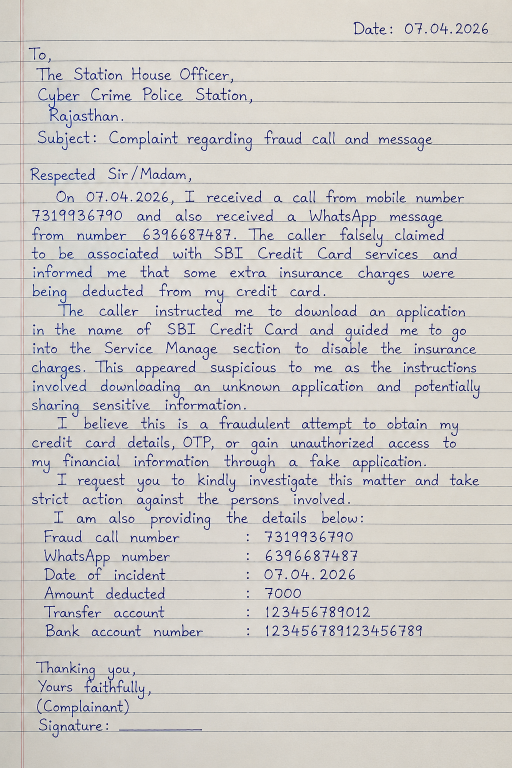
#> input picture backend/storage/documents/20260508_070643_2de8264b34.png, 1024 x 1536 px (shown at 1/2 size)
$ python -i script_detection.py   (imports and definitions only)
#> lines starting #> are read from the running program, lines starting #| are printed output that depends on the picture; after the words box and inside, x2 and y2 are one past the last pixel; in counts of white or black regions, pixels touching at a corner belong together
import logging
import numpy as np
import cv2
from typing import Dict, Tuple

logger = logging.getLogger(__name__)


def _compute_connected_component_stats(binary: np.ndarray) -> Dict:
    num_labels, labels, stats, centroids = cv2.connectedComponentsWithStats(binary, connectivity=8)
    areas = []
    aspect_ratios = []
    extents = []
    widths = []
    heights = []
    for i in range(1, num_labels):
        w = stats[i, cv2.CC_STAT_WIDTH]
        h = stats[i, cv2.CC_STAT_HEIGHT]
        a = stats[i, cv2.CC_STAT_AREA]
        if a < 15 or a > 50000:
            continue
        areas.append(a)
        widths.append(w)
        heights.append(h)
        if h > 0:
            aspect_ratios.append(w / float(h))
        extent = a / float(w * h) if w * h > 0 else 0
        extents.append(extent)
    if not areas:
        return {"cc_count": 0, "mean_area": 0, "mean_ar": 0, "mean_extent": 0, "std_ar": 0,
                "mean_width": 0, "mean_height": 0, "std_width": 0, "std_height": 0,
                "wide_ratio": 0, "tall_ratio": 0}
    return {
        "cc_count": len(areas),
        "mean_area": float(np.mean(areas)),
        "mean_ar": float(np.mean(aspect_ratios)) if aspect_ratios else 0,
        "mean_extent": float(np.mean(extents)) if extents else 0,
        "std_ar": float(np.std(aspect_ratios)) if aspect_ratios else 0,
        "mean_width": float(np.mean(widths)) if widths else 0,
        "mean_height": float(np.mean(heights)) if heights else 0,
        "std_width": float(np.std(widths)) if widths else 0,
        "std_height": float(np.std(heights)) if heights else 0,
        "wide_ratio": sum(1 for ar in aspect_ratios if ar > 1.5) / len(aspect_ratios) if aspect_ratios else 0,
        "tall_ratio": sum(1 for ar in aspect_ratios if ar < 0.5) / len(aspect_ratios) if aspect_ratios else 0,
    }


def _horizontal_projection_features(binary: np.ndarray) -> Dict:
    h_proj = np.sum(binary > 0, axis=1)
    if np.max(h_proj) == 0:
        return {"peak_sharpness": 0, "peak_position": 0.5, "valley_depth": 0, "profile_variance": 0}
    h_proj_norm = h_proj / float(np.max(h_proj))
    mid = len(h_proj_norm) // 2
    peak_val = float(np.max(h_proj_norm))
    peak_pos = float(np.argmax(h_proj_norm)) / max(1, len(h_proj_norm) - 1)
    top_third = h_proj_norm[:len(h_proj_norm)//3]
    bottom_third = h_proj_norm[2*len(h_proj_norm)//3:]
    top_mean = float(np.mean(top_third)) if len(top_third) > 0 else 0
    bot_mean = float(np.mean(bottom_third)) if len(bottom_third) > 0 else 0
    valley_depth = peak_val - min(top_mean, bot_mean)
    sharpness = float(np.std(h_proj_norm))
    return {
        "peak_sharpness": sharpness,
        "peak_position": peak_pos,
        "valley_depth": valley_depth,
        "profile_variance": float(np.var(h_proj_norm)),
        "top_density": top_mean,
        "bottom_density": bot_mean,
        "mid_density": float(np.mean(h_proj_norm[mid-10:mid+10])) if mid >= 10 and mid+10 <= len(h_proj_norm) else 0,
    }


def _shirorekha_detection(binary: np.ndarray, cc_stats: Dict) -> float:
    h_proj = np.sum(binary > 0, axis=1)
    if np.max(h_proj) == 0 or cc_stats["cc_count"] < 5:
        return 0.0
    h_proj_norm = h_proj / float(np.max(h_proj))
    strong_rows = np.where(h_proj_norm > 0.45)[0]
    if len(strong_rows) < 2:
        return 0.0
    gaps = np.diff(strong_rows)
    continuous_segments = np.split(strong_rows, np.where(gaps > 2)[0] + 1)
    long_segments = [seg for seg in continuous_segments if len(seg) > 3]
    if not long_segments:
        return 0.0
    max_seg_len = max(len(seg) for seg in long_segments)
    row_coverage = max_seg_len / max(1, len(h_proj_norm))
    thinness_ratio = 0.0
    for seg in long_segments:
        thin = 1.0 - min(1.0, (seg[-1] - seg[0]) / (cc_stats["mean_height"] * 3 + 1))
        if thin > thinness_ratio:
            thinness_ratio = thin
    shirorekha_score = (row_coverage * 0.5 + thinness_ratio * 0.5)
    return float(min(1.0, shirorekha_score * 2.0))


def _vertical_profile_features(binary: np.ndarray) -> Dict:
    v_proj = np.sum(binary > 0, axis=0)
    if np.max(v_proj) == 0:
        return {"v_profile_variance": 0, "v_peak_sharpness": 0, "column_std": 0}
    v_proj_norm = v_proj / float(np.max(v_proj))
    return {
        "v_profile_variance": float(np.var(v_proj_norm)),
        "v_peak_sharpness": float(np.std(v_proj_norm)),
        "column_std": float(np.std(np.where(v_proj_norm > 0.3)[0])) if np.any(v_proj_norm > 0.3) else 0,
    }


def _contour_morphology(binary: np.ndarray) -> Dict:
    contours, _ = cv2.findContours(binary, cv2.RETR_EXTERNAL, cv2.CHAIN_APPROX_SIMPLE)
    if not contours:
        return {"num_contours": 0, "mean_contour_area": 0, "mean_perimeter": 0,
                "mean_circularity": 0, "complexity": 0}
    areas = []
    perimeters = []
    circularities = []
    for c in contours:
        a = cv2.contourArea(c)
        p = cv2.arcLength(c, True)
        if a < 10:
            continue
        areas.append(float(a))
        perimeters.append(float(p))
        circ = 4 * np.pi * a / (p * p + 1e-6)
        circularities.append(min(circ, 1.0))
    if not areas:
        return {"num_contours": 0, "mean_contour_area": 0, "mean_perimeter": 0,
                "mean_circularity": 0, "complexity": 0}
    return {
        "num_contours": len(areas),
        "mean_contour_area": float(np.mean(areas)),
        "mean_perimeter": float(np.mean(perimeters)) if perimeters else 0,
        "mean_circularity": float(np.mean(circularities)) if circularities else 0,
        "complexity": float(np.std(perimeters) / (np.mean(perimeters) + 1e-6)) if perimeters else 0,
    }


def _detect_grid_structure(binary: np.ndarray) -> float:
    h, w = binary.shape
    cell_h, cell_w = max(1, h // 20), max(1, w // 20)
    filled_cells = 0
    total_cells = 0
    for y in range(0, h, cell_h):
        for x in range(0, w, cell_w):
            tile = binary[y:min(y+cell_h, h), x:min(x+cell_w, w)]
            if tile.size > 0 and np.sum(tile > 0) / tile.size > 0.05:
                filled_cells += 1
            total_cells += 1
    return filled_cells / max(1, total_cells)


def _estimate_numeric_density(binary: np.ndarray) -> float:
    contours, _ = cv2.findContours(binary, cv2.RETR_EXTERNAL, cv2.CHAIN_APPROX_SIMPLE)
    if not contours:
        return 0.0
    small_regular = 0
    total_significant = 0
    for c in contours:
        a = cv2.contourArea(c)
        if a < 20 or a > 2000:
            continue
        total_significant += 1
        x, y, w, h = cv2.boundingRect(c)
        if 8 <= w <= 40 and 12 <= h <= 50:
            extent = a / (w * h + 1e-6)
            if 0.3 <= extent <= 0.9:
                small_regular += 1
    if total_significant == 0:
        return 0.0
    return small_regular / total_significant


def classify_script_visually(img_bgr: np.ndarray) -> Dict:
    if img_bgr.ndim == 3:
        gray = cv2.cvtColor(img_bgr, cv2.COLOR_BGR2GRAY)
    else:
        gray = img_bgr
    clahe = cv2.createCLAHE(clipLimit=2.0, tileGridSize=(8, 8))
    enhanced = clahe.apply(gray)
    _, binary = cv2.threshold(enhanced, 0, 255, cv2.THRESH_BINARY_INV + cv2.THRESH_OTSU)
    kernel = np.ones((2, 2), np.uint8)
    binary = cv2.morphologyEx(binary, cv2.MORPH_CLOSE, kernel, iterations=1)
    cc_stats = _compute_connected_component_stats(binary)
    h_proj = _horizontal_projection_features(binary)
    v_proj = _vertical_profile_features(binary)
    shirorekha_score = _shirorekha_detection(binary, cc_stats)
    morph = _contour_morphology(binary)
    grid_density = _detect_grid_structure(binary)
    numeric_density = _estimate_numeric_density(binary)

    features = {
        "cc_aspect_ratio_mean": cc_stats["mean_ar"],
        "cc_aspect_ratio_std": cc_stats["std_ar"],
        "cc_height_std": cc_stats["std_height"],
        "cc_width_std": cc_stats["std_width"],
        "cc_tall_ratio": cc_stats["tall_ratio"],
        "cc_wide_ratio": cc_stats["wide_ratio"],
        "cc_count": cc_stats["cc_count"],
        "h_proj_peak_sharpness": h_proj["peak_sharpness"],
        "h_proj_peak_position": h_proj["peak_position"],
        "h_proj_valley_depth": h_proj["valley_depth"],
        "h_proj_top_density": h_proj["top_density"],
        "h_proj_mid_density": h_proj["mid_density"],
        "shirorekha_score": shirorekha_score,
        "v_profile_variance": v_proj["v_profile_variance"],
        "contour_complexity": morph["complexity"],
        "mean_circularity": morph["mean_circularity"],
        "grid_density": grid_density,
        "numeric_density": numeric_density,
    }

    devanagari_score = (
        shirorekha_score * 0.35
        + min(1.0, h_proj["valley_depth"] * 2.0) * 0.15
        + min(1.0, h_proj["mid_density"] * 1.5) * 0.10
        + (1.0 - min(1.0, morph["mean_circularity"] * 2.0)) * 0.10
        + min(1.0, cc_stats["std_height"] / 20.0) * 0.10
        - min(1.0, cc_stats["tall_ratio"]) * 0.05
        + min(1.0, features["cc_aspect_ratio_mean"] * 0.5) * 0.10
        + features["grid_density"] * 0.05
    )
    latin_score = (
        min(1.0, cc_stats["tall_ratio"] * 2.0) * 0.20
        + morph["mean_circularity"] * 0.20
        + (1.0 - shirorekha_score) * 0.20
        + (1.0 - h_proj["mid_density"]) * 0.10
        + min(1.0, morph["complexity"] * 0.5) * 0.15
        + min(1.0, cc_stats["std_width"] / 30.0) * 0.15
    )

    devanagari_score = max(0.0, min(1.0, devanagari_score))
    latin_score = max(0.0, min(1.0, latin_score))
    numeric_score = max(0.0, min(1.0, numeric_density * 2.0))

    if devanagari_score > latin_score * 1.3 and devanagari_score > 0.25:
        script = "devanagari"
        confidence = devanagari_score
    elif latin_score > devanagari_score * 1.3 and latin_score > 0.25:
        script = "latin"
        confidence = latin_score
    elif abs(devanagari_score - latin_score) < 0.15 and max(devanagari_score, latin_score) > 0.3:
        script = "mixed"
        confidence = max(devanagari_score, latin_score)
    elif numeric_score > 0.50 and max(devanagari_score, latin_score) < 0.30:
        script = "numeric_heavy"
        confidence = numeric_score
    else:
        script = "latin"
        confidence = max(0.3, latin_score)

    if numeric_score > 0.60 and script != "numeric_heavy":
        if confidence < 0.50:
            script = "mixed"
            confidence = max(confidence, numeric_score)

    logger.info(
        "Visual script classification: script=%s confidence=%.4f "
        "devanagari_score=%.4f latin_score=%.4f numeric_score=%.4f shirorekha=%.4f",
        script, confidence, devanagari_score, latin_score, numeric_score, shirorekha_score
    )

    return {
        "script": script,
        "confidence": round(confidence, 4),
        "scores": {
            "devanagari": round(devanagari_score, 4),
            "latin": round(latin_score, 4),
            "numeric": round(numeric_score, 4),
        },
        "features": features,
    }

>>> import cv2
>>> picture = cv2.imread('../../../backend/storage/documents/20260508_070643_2de8264b34.png')
#> picture is the input picture: shape (1536, 1024, 3); mean B, G, R 199.4, 202.8, 206.1
>>> result = classify_script_visually(picture)
#> in classify_script_visually, `gray = cv2.cvtColor(img_bgr, cv2.COLOR_BGR2GRAY)`:
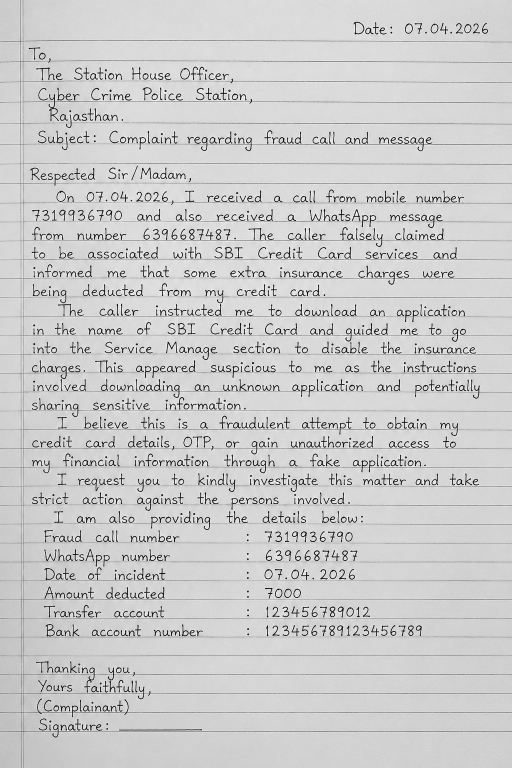
#> gray: shape (1536, 1024) (shown at 1/2 size); min 1, max 255, mean 203.4
#> in classify_script_visually, `enhanced = clahe.apply(gray)`:
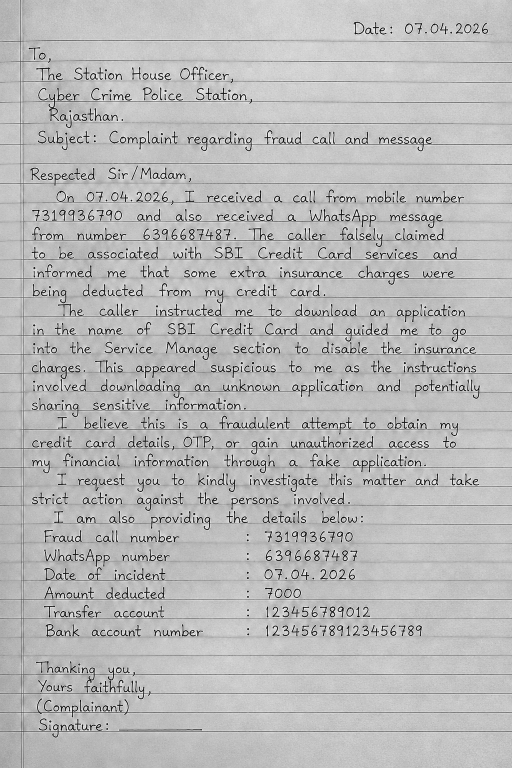
#> enhanced: shape (1536, 1024) (shown at 1/2 size); min 1, max 255, mean 184.6
#> in classify_script_visually, `_, binary = cv2.threshold(enhanced, 0, 255, cv2.THRESH_BINARY_INV + cv..`:
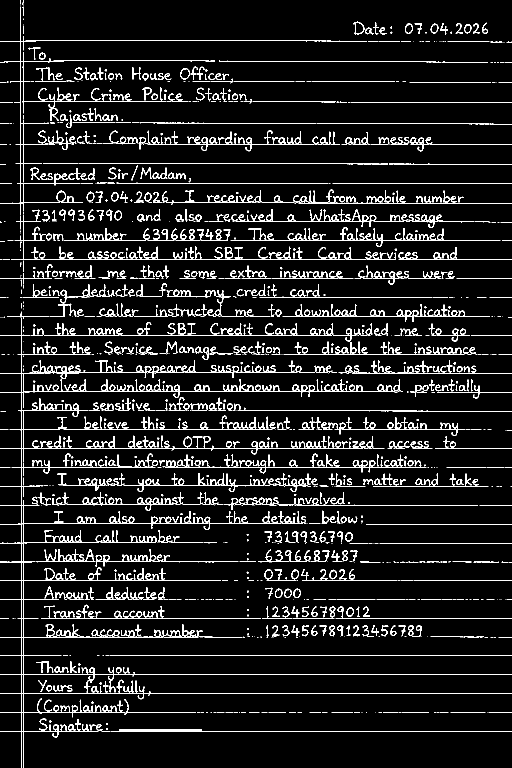
#> binary: shape (1536, 1024) (shown at 1/2 size); 8.1% white in thin lines or dots
#> in classify_script_visually, `binary = cv2.morphologyEx(binary, cv2.MORPH_CLOSE, kernel, iterations=1)`:
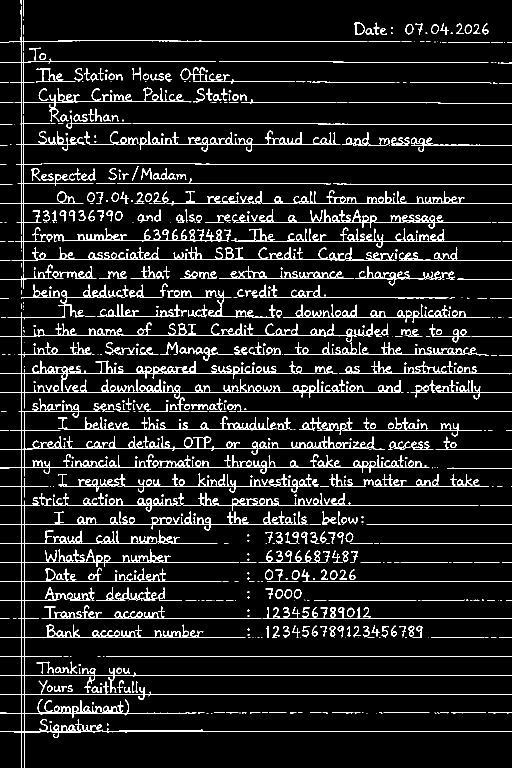
#> binary: shape (1536, 1024) (shown at 1/2 size); 8.5% white in thin lines or dots
#> in _compute_connected_component_stats, `num_labels, labels, stats, centroids = cv2.connectedComponentsWithStat..`:
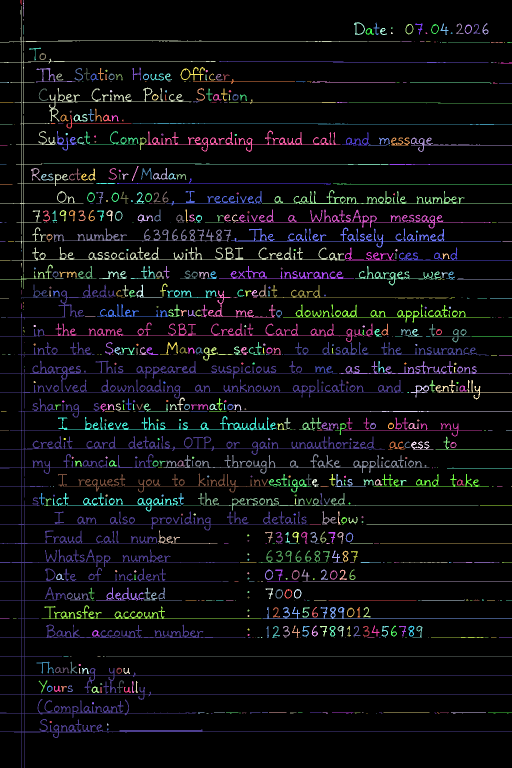
#> labels: shape (1536, 1024) int32 (shown at 1/2 size); 725 distinct labels, from 0 to 724; one colour per label, 0 black
#> in _compute_connected_component_stats, `num_labels, labels, stats, centroids = cv2.connectedComponentsWithStat..`: num_labels = 725; stats = 725 rows, first 6: [0, 0, 1024, 1536, 1439687], [41, 0, 2, 10, 17], [46, 0, 2, 33, 38], [0, 12, 735, 533, 8988], [47, 38, 1, 3, 3], [708, 44, 22, 26, 159]; centroids = 725 pairs, first value 1.62 to 1022.5, second value 3.88 to 1458.4
#> the loop in _compute_connected_component_stats, `for i in range(1, num_labels):` made 724 passes
#> (w, h, a) on passes 4, 16, 19: (1, 3, 3), (3, 4, 11), (4, 4, 11)
#> after the loop in _compute_connected_component_stats, `for i in range(1, num_labels):`: areas = 469 values, max 34393 at index 173, min 15 at index 91, mean 280.3; aspect_ratios = 469 values, max 812 at index 433, min 0.0526 at index 13, mean 11.32; extents = 469 values, max 1 at index 13, min 0.0229 at index 2, mean 0.467; heights = 469 values, max 967 at index 173, min 1 at index 16, mean 18.1; widths = 469 values, max 1024 at index 173, min 1 at index 13, mean 57.31
#> in classify_script_visually, `cc_stats = _compute_connected_component_stats(binary)`: cc_stats = 11 items
#> in _horizontal_projection_features, `h_proj = np.sum(binary > 0, axis=1)`: h_proj = 1536 values, max 1024 at index 1350, min 1 at index 11, mean 86.7
#> in _horizontal_projection_features, `h_proj_norm = h_proj / float(np.max(h_proj))`: h_proj_norm = 1536 values, max 1 at index 1350, min 0.000977 at index 11, mean 0.0847
#> in _horizontal_projection_features, `mid = len(h_proj_norm) // 2`: mid = 768
#> in _horizontal_projection_features, `peak_val = float(np.max(h_proj_norm))`: peak_val = 1
#> in _horizontal_projection_features, `peak_pos = float(np.argmax(h_proj_norm)) / max(1, len(h_proj_norm) - 1)`: peak_pos = 0.879
#> in _horizontal_projection_features, `top_third = h_proj_norm[:len(h_proj_norm)//3]`: top_third = 512 values, max 0.643 at index 482, min 0.000977 at index 11, mean 0.0707
#> in _horizontal_projection_features, `bottom_third = h_proj_norm[2*len(h_proj_norm)//3:]`: bottom_third = 512 values, max 1 at index 326, min 0.00195 at index 64, mean 0.0652
#> in _horizontal_projection_features, `top_mean = float(np.mean(top_third)) if len(top_third) > 0 else 0`: top_mean = 0.0707
#> in _horizontal_projection_features, `bot_mean = float(np.mean(bottom_third)) if len(bottom_third) > 0 else 0`: bot_mean = 0.0652
#> in _horizontal_projection_features, `valley_depth = peak_val - min(top_mean, bot_mean)`: valley_depth = 0.935
#> in _horizontal_projection_features, `sharpness = float(np.std(h_proj_norm))`: sharpness = 0.131
#> in classify_script_visually, `h_proj = _horizontal_projection_features(binary)`: h_proj = {'peak_sharpness': 0.131, 'peak_position': 0.879, 'valley_depth': 0.935, 'profile_variance': 0.017, 'top_density': 0.0707, 'bottom_density': 0.0652, 'mid_density': 0.121}
#> in _vertical_profile_features, `v_proj = np.sum(binary > 0, axis=0)`: v_proj = 1024 values, max 975 at index 43, min 29 at index 25, mean 130.1
#> in _vertical_profile_features, `v_proj_norm = v_proj / float(np.max(v_proj))`: v_proj_norm = 1024 values, max 1 at index 43, min 0.0297 at index 25, mean 0.133
#> in classify_script_visually, `v_proj = _vertical_profile_features(binary)`: v_proj = {'v_profile_variance': 0.00422, 'v_peak_sharpness': 0.065, 'column_std': 2.55}
#> in _shirorekha_detection, `h_proj = np.sum(binary > 0, axis=1)`: h_proj = 1536 values, max 1024 at index 1350, min 1 at index 11, mean 86.7
#> in _shirorekha_detection, `strong_rows = np.where(h_proj_norm > 0.45)[0]`: strong_rows = 36 values from 289 to 1463
#> in _shirorekha_detection, `gaps = np.diff(strong_rows)`: gaps = 35 values, max 76 at index 25, min 1 at index 3, mean 33.54
#> in _shirorekha_detection, `continuous_segments = np.split(strong_rows, np.where(gaps > 2)[0] + 1)`: continuous_segments = 31 items, first 6: [289], [328], [367], [406, 407], [444], [481, 482]
#> in _shirorekha_detection, `long_segments = [seg for seg in continuous_segments if len(seg) > 3]`: long_segments = []
#> in classify_script_visually, `shirorekha_score = _shirorekha_detection(binary, cc_stats)`: shirorekha_score = 0
#> in _contour_morphology, `contours, _ = cv2.findContours(binary, cv2.RETR_EXTERNAL, cv2.CHAIN_AP..`: contours = 723 contours, 409 with area under 20; largest, box (x1, y1, x2, y2) and area: (0, 569, 1024, 1536) 31296, (0, 12, 735, 545) 6426, (89, 645, 746, 684) 2998, (326, 908, 859, 948) 2586, (472, 419, 982, 457) 2372
#> the loop in _contour_morphology, `for c in contours:` made 723 passes
#> (c, a, p) on passes 4 to 6: ([[752, 1426]], 0, 0), ([[733, 1426], [734, 1426]], 0, 2), ([[422, 1426], [424, 1426]], 0, 4)
#> after the loop in _contour_morphology, `for c in contours:`: areas = 389 values, max 31295.5 at index 240, min 10 at index 0, mean 269.8; circularities = 389 values, max 0.938 at index 151, min 0.000355 at index 240, mean 0.29; perimeters = 389 values, max 33303.2 at index 240, min 11.66 at index 0, mean 311.9
#> in classify_script_visually, `morph = _contour_morphology(binary)`: morph = {'num_contours': 389, 'mean_contour_area': 269.8, 'mean_perimeter': 311.9, 'mean_circularity': 0.29, 'complexity': 5.76}
#> after the loop in _detect_grid_structure, `for y in range(0, h, cell_h):`: filled_cells = 263; total_cells = 441
#> in classify_script_visually, `grid_density = _detect_grid_structure(binary)`: grid_density = 0.596
#> the loop in _estimate_numeric_density, `for c in contours:` made 723 passes
#> (a, total_significant, x, y, w, h, extent) on passes 31, 33, 34, 35, 36, 37, 41, 42, 43, 44, 46, 47: (45, 1, 248, 1374, 14, 12, 0.268), (113.5, 2, 183, 1373, 16, 13, 0.546), (35.5, 3, 122, 1372, 12, 12, 0.247), (35.5, 4, 135, 1371, 11, 13, 0.248), (48, 5, 108, 1371, 14, 13, 0.264), (94.5, 6, 94, 1371, 11, 13, 0.661), (50, 9, 77, 1361, 18, 24, 0.116), (54.5, 10, 234, 1360, 14, 26, 0.15), (39, 11, 247, 1336, 13, 12, 0.25), (41, 12, 164, 1336, 14, 12, 0.244), (92.5, 13, 233, 1335, 11, 13, 0.647), (139, 14, 110, 1334, 29, 13, 0.369)
#> a on passes 1, 2, 3, 8, 9, 10: 5.5, 5.5, 10, 7, 6, 1
